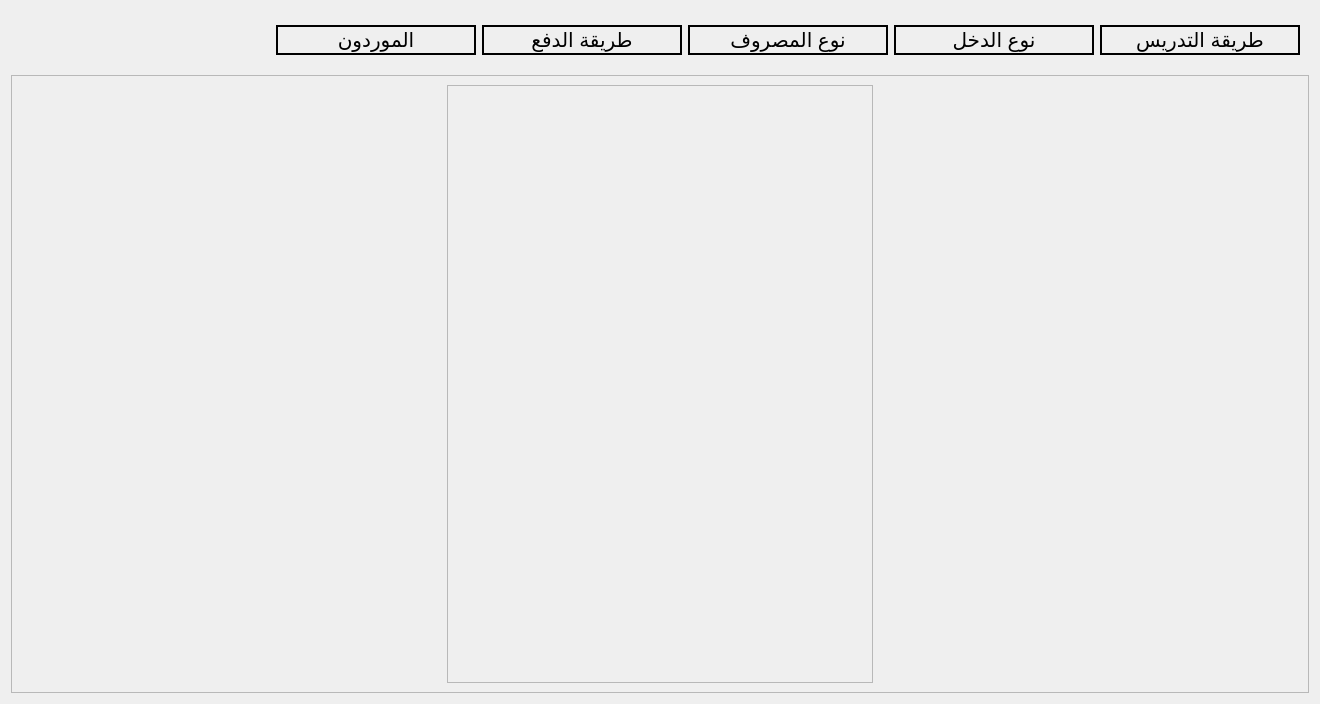
<?xml version="1.0" encoding="UTF-8"?>
<ui version="4.0">
 <class>teacher</class>
 <widget class="QWidget" name="teacher">
  <property name="geometry">
   <rect>
    <x>0</x>
    <y>0</y>
    <width>1320</width>
    <height>704</height>
   </rect>
  </property>
  <property name="windowTitle">
   <string>Form</string>
  </property>
  <layout class="QVBoxLayout" name="verticalLayout">
   <item>
    <widget class="QFrame" name="frame">
     <property name="frameShape">
      <enum>QFrame::NoFrame</enum>
     </property>
     <layout class="QHBoxLayout" name="horizontalLayout">
      <item>
       <spacer name="horizontalSpacer">
        <property name="orientation">
         <enum>Qt::Horizontal</enum>
        </property>
        <property name="sizeHint" stdset="0">
         <size>
          <width>20</width>
          <height>40</height>
         </size>
        </property>
       </spacer>
      </item>
      <item>
       <widget class="QPushButton" name="fr_btn">
        <property name="minimumSize">
         <size>
          <width>200</width>
          <height>30</height>
         </size>
        </property>
        <property name="font">
         <font>
          <pointsize>15</pointsize>
         </font>
        </property>
        <property name="styleSheet">
         <string notr="true">border: 2px solid black</string>
        </property>
        <property name="text">
         <string>الموردون</string>
        </property>
       </widget>
      </item>
      <item>
       <widget class="QPushButton" name="payment_btn">
        <property name="minimumSize">
         <size>
          <width>200</width>
          <height>30</height>
         </size>
        </property>
        <property name="font">
         <font>
          <pointsize>15</pointsize>
         </font>
        </property>
        <property name="styleSheet">
         <string notr="true">border: 2px solid black</string>
        </property>
        <property name="text">
         <string>طريقة الدفع</string>
        </property>
       </widget>
      </item>
      <item>
       <widget class="QPushButton" name="expense_btn">
        <property name="minimumSize">
         <size>
          <width>200</width>
          <height>30</height>
         </size>
        </property>
        <property name="font">
         <font>
          <pointsize>15</pointsize>
         </font>
        </property>
        <property name="styleSheet">
         <string notr="true">border: 2px solid black</string>
        </property>
        <property name="text">
         <string>نوع المصروف</string>
        </property>
       </widget>
      </item>
      <item>
       <widget class="QPushButton" name="income_btn">
        <property name="minimumSize">
         <size>
          <width>200</width>
          <height>30</height>
         </size>
        </property>
        <property name="font">
         <font>
          <pointsize>15</pointsize>
         </font>
        </property>
        <property name="styleSheet">
         <string notr="true">border: 2px solid black</string>
        </property>
        <property name="text">
         <string>نوع الدخل</string>
        </property>
       </widget>
      </item>
      <item>
       <widget class="QPushButton" name="way_btn">
        <property name="minimumSize">
         <size>
          <width>200</width>
          <height>30</height>
         </size>
        </property>
        <property name="font">
         <font>
          <pointsize>15</pointsize>
         </font>
        </property>
        <property name="styleSheet">
         <string notr="true">border: 2px solid black</string>
        </property>
        <property name="text">
         <string>طريقة التدريس</string>
        </property>
       </widget>
      </item>
     </layout>
    </widget>
   </item>
   <item>
    <widget class="QFrame" name="frame_2">
     <property name="frameShape">
      <enum>QFrame::StyledPanel</enum>
     </property>
     <property name="frameShadow">
      <enum>QFrame::Raised</enum>
     </property>
     <layout class="QHBoxLayout" name="horizontalLayout_2">
      <item>
       <spacer name="horizontalSpacer_2">
        <property name="orientation">
         <enum>Qt::Horizontal</enum>
        </property>
        <property name="sizeHint" stdset="0">
         <size>
          <width>420</width>
          <height>20</height>
         </size>
        </property>
       </spacer>
      </item>
      <item>
       <widget class="QStackedWidget" name="plane">
        <property name="frameShape">
         <enum>QFrame::StyledPanel</enum>
        </property>
        <property name="frameShadow">
         <enum>QFrame::Raised</enum>
        </property>
        <widget class="QWidget" name="stackedWidgetPage1"/>
       </widget>
      </item>
      <item>
       <spacer name="horizontalSpacer_3">
        <property name="orientation">
         <enum>Qt::Horizontal</enum>
        </property>
        <property name="sizeHint" stdset="0">
         <size>
          <width>420</width>
          <height>20</height>
         </size>
        </property>
       </spacer>
      </item>
     </layout>
    </widget>
   </item>
  </layout>
 </widget>
 <resources/>
 <connections/>
</ui>
